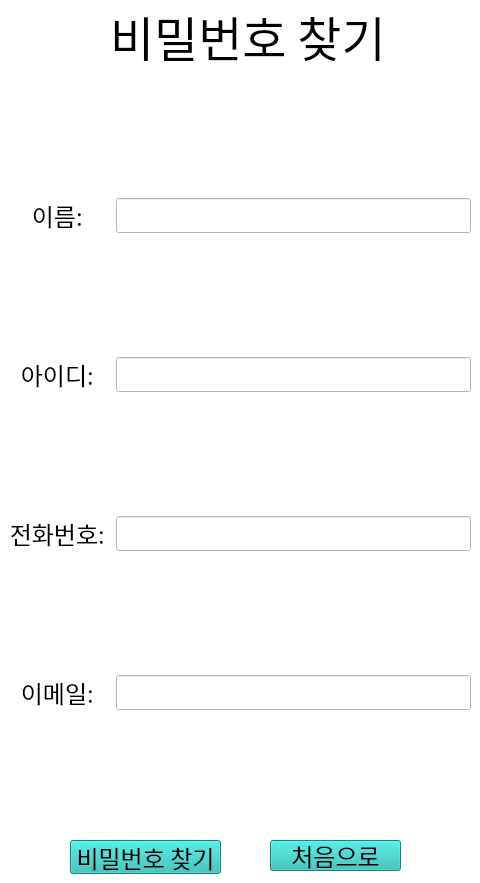
   <widget class="QWidget" name="page02_find_pw">
    <property name="styleSheet">
     <string notr="true">background-color: rgb(255, 255, 255);</string>
    </property>
    <widget class="QLabel" name="find_pw_lbl">
     <property name="geometry">
      <rect>
       <x>110</x>
       <y>10</y>
       <width>271</width>
       <height>51</height>
      </rect>
     </property>
     <property name="font">
      <font>
       <family>나눔스퀘어</family>
       <pointsize>36</pointsize>
      </font>
     </property>
     <property name="text">
      <string>비밀번호 찾기</string>
     </property>
    </widget>
    <widget class="QWidget" name="gridLayoutWidget_3">
     <property name="geometry">
      <rect>
       <x>10</x>
       <y>80</y>
       <width>461</width>
       <height>751</height>
      </rect>
     </property>
     <layout class="QGridLayout" name="find_pw_GLayout">
      <item row="3" column="0">
       <widget class="QLabel" name="find_pw_email_lbl">
        <property name="maximumSize">
         <size>
          <width>100</width>
          <height>100</height>
         </size>
        </property>
        <property name="font">
         <font>
          <family>나눔스퀘어</family>
          <pointsize>18</pointsize>
         </font>
        </property>
        <property name="text">
         <string>이메일: </string>
        </property>
        <property name="alignment">
         <set>Qt::AlignCenter</set>
        </property>
       </widget>
      </item>
      <item row="1" column="1">
       <widget class="QLineEdit" name="find_pw_id_lineEdit">
        <property name="font">
         <font>
          <family>나눔스퀘어</family>
          <pointsize>14</pointsize>
         </font>
        </property>
       </widget>
      </item>
      <item row="2" column="1">
       <widget class="QLineEdit" name="find_pw_ph_lineEdit">
        <property name="font">
         <font>
          <family>나눔스퀘어</family>
          <pointsize>14</pointsize>
         </font>
        </property>
       </widget>
      </item>
      <item row="2" column="0">
       <widget class="QLabel" name="find_pw_ph_lbl">
        <property name="maximumSize">
         <size>
          <width>100</width>
          <height>100</height>
         </size>
        </property>
        <property name="font">
         <font>
          <family>나눔스퀘어</family>
          <pointsize>18</pointsize>
         </font>
        </property>
        <property name="text">
         <string>전화번호: </string>
        </property>
        <property name="alignment">
         <set>Qt::AlignCenter</set>
        </property>
       </widget>
      </item>
      <item row="3" column="1">
       <widget class="QLineEdit" name="find_pw_email_lineEdit">
        <property name="font">
         <font>
          <family>나눔스퀘어</family>
          <pointsize>14</pointsize>
         </font>
        </property>
       </widget>
      </item>
      <item row="0" column="0">
       <widget class="QLabel" name="find_pw_name_lbl">
        <property name="maximumSize">
         <size>
          <width>100</width>
          <height>100</height>
         </size>
        </property>
        <property name="font">
         <font>
          <family>나눔스퀘어</family>
          <pointsize>18</pointsize>
         </font>
        </property>
        <property name="text">
         <string>이름: </string>
        </property>
        <property name="alignment">
         <set>Qt::AlignCenter</set>
        </property>
       </widget>
      </item>
      <item row="0" column="1">
       <widget class="QLineEdit" name="find_pw_name_lineEdit">
        <property name="font">
         <font>
          <family>나눔스퀘어</family>
          <pointsize>14</pointsize>
         </font>
        </property>
       </widget>
      </item>
      <item row="1" column="0">
       <widget class="QLabel" name="find_pw_id_lbl">
        <property name="maximumSize">
         <size>
          <width>100</width>
          <height>100</height>
         </size>
        </property>
        <property name="font">
         <font>
          <family>나눔스퀘어</family>
          <pointsize>18</pointsize>
         </font>
        </property>
        <property name="text">
         <string>아이디: </string>
        </property>
        <property name="alignment">
         <set>Qt::AlignCenter</set>
        </property>
       </widget>
      </item>
     </layout>
    </widget>
    <widget class="QPushButton" name="find_pw_pbtn_2">
     <property name="enabled">
      <bool>true</bool>
     </property>
     <property name="geometry">
      <rect>
       <x>70</x>
       <y>840</y>
       <width>151</width>
       <height>34</height>
      </rect>
     </property>
     <property name="sizePolicy">
      <sizepolicy hsizetype="Fixed" vsizetype="Fixed">
       <horstretch>0</horstretch>
       <verstretch>0</verstretch>
      </sizepolicy>
     </property>
     <property name="minimumSize">
      <size>
       <width>0</width>
       <height>0</height>
      </size>
     </property>
     <property name="maximumSize">
      <size>
       <width>16777215</width>
       <height>16777215</height>
      </size>
     </property>
     <property name="sizeIncrement">
      <size>
       <width>0</width>
       <height>0</height>
      </size>
     </property>
     <property name="baseSize">
      <size>
       <width>0</width>
       <height>300</height>
      </size>
     </property>
     <property name="font">
      <font>
       <family>나눔스퀘어</family>
       <pointsize>18</pointsize>
      </font>
     </property>
     <property name="styleSheet">
      <string notr="true">background-color: rgb(30, 186, 180);</string>
     </property>
     <property name="text">
      <string>비밀번호 찾기</string>
     </property>
    </widget>
    <widget class="QPushButton" name="pushButton_2">
     <property name="geometry">
      <rect>
       <x>270</x>
       <y>840</y>
       <width>131</width>
       <height>31</height>
      </rect>
     </property>
     <property name="font">
      <font>
       <pointsize>18</pointsize>
      </font>
     </property>
     <property name="styleSheet">
      <string notr="true">background-color: rgb(30, 186, 180);</string>
     </property>
     <property name="text">
      <string>처음으로</string>
     </property>
    </widget>
   </widget>
